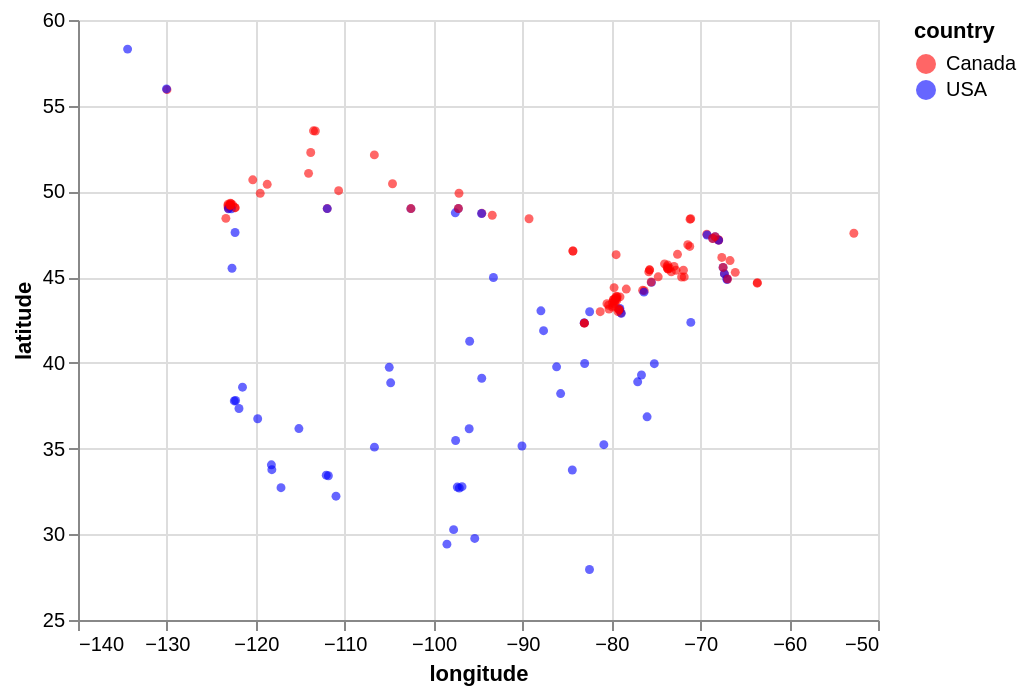

Express this chart as Vega-Lite.
### Vega-Lite specification from a JSON file in a GitHub repository (floating-point values rounded to 4 significant figures; data arrays with more than 128 entries replaced by an {"elided": "..."} marker saying what was removed)
{"config": {"view": {"continuousWidth": 400, "continuousHeight": 300}}, "data": {"name": "data-2c4b8116a5ba02671a69ae33b802cc1c"}, "mark": {"type": "circle", "opacity": 0.6, "size": 20}, "encoding": {"color": {"type": "nominal", "field": "country", "scale": {"domain": ["Canada", "USA"], "range": ["red", "blue"]}}, "x": {"type": "quantitative", "field": "longitude", "scale": {"domain": [-140, -50]}}, "y": {"type": "quantitative", "field": "latitude", "scale": {"domain": [25, 60]}}}, "$schema": "https://vega.github.io/schema/vega-lite/v5.json", "datasets": {"data-2c4b8116a5ba02671a69ae33b802cc1c": {"elided": "167 records"}}}
